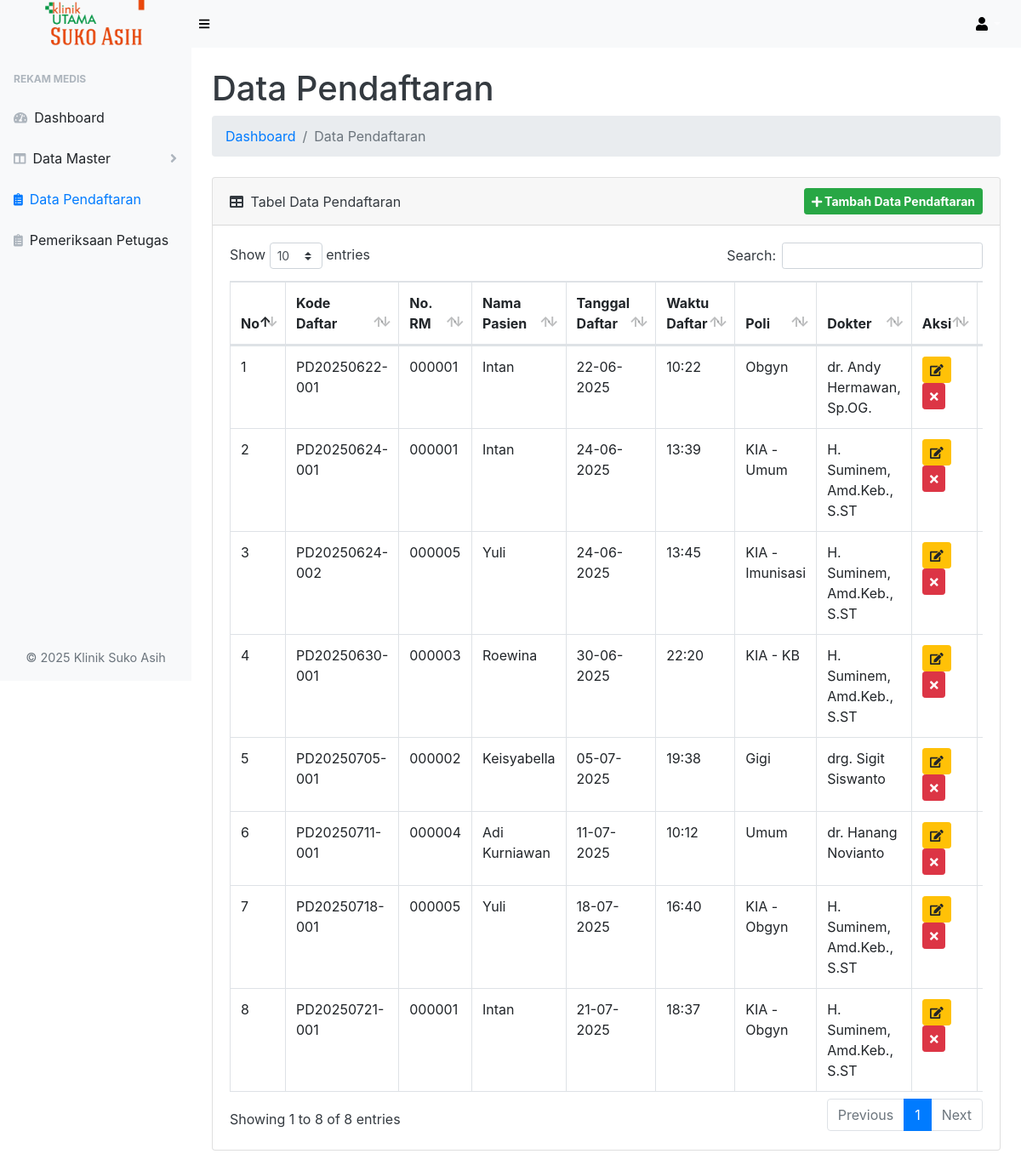
The app's page /data-pendaftaran/pendaftaran.php (signed in) with its own data.
### tables this page shows
CREATE TABLE `tb_pemeriksaan` (
  `id_pemeriksaan` varchar(15) NOT NULL,
  `id_pendaftaran` varchar(15) NOT NULL,
  `id_user` int(3) DEFAULT NULL,
  `no_rm` int(6) DEFAULT NULL,
  `id_poli` int(3) DEFAULT NULL,
  `id_dokter` int(3) DEFAULT NULL,
  `tgl_pemeriksaan` date NOT NULL,
  `status` enum('0','1','2','3') NOT NULL
);

CREATE TABLE `tb_pendaftaran` (
  `id_pendaftaran` varchar(15) NOT NULL,
  `no_rm` int(6) NOT NULL,
  `tgl_pendaftaran` datetime NOT NULL,
  `id_dokter` int(3) NOT NULL,
  `id_poli` int(3) NOT NULL,
  `status` enum('0','1') NOT NULL,
  `jenis_kia` enum('Umum','Obgyn','Imunisasi','KB') DEFAULT NULL
);

CREATE TABLE `tb_pasien` (
  `no_rm` int(6) NOT NULL,
  `nik` bigint(16) NOT NULL,
  `nm_pasien` varchar(60) NOT NULL,
  `jenis_kelamin` enum('Laki-Laki','Perempuan') NOT NULL,
  `tgl_lahir` date NOT NULL,
  `alamat` text NOT NULL,
  `telp_psn` varchar(15) NOT NULL,
  `alergi_obat` text NOT NULL,
  `riwayat_penyakit` text NOT NULL,
  `nm_pj` varchar(60) NOT NULL,
  `telp_pj` varchar(15) NOT NULL
);

CREATE TABLE `tb_dokter` (
  `id_dokter` int(3) NOT NULL,
  `nm_dokter` varchar(60) NOT NULL,
  `id_poli` int(3) NOT NULL,
  `telp_dokter` varchar(15) NOT NULL
);

### data-pendaftaran/pendaftaran.php (the view, shortened to what this page needs)
<?php
include '../koneksi.php';
?>
<!DOCTYPE html>
<html lang="en">
<head>
    <link href="../assets/css/styles.css" rel="stylesheet" />
    <link href="../assets/css/dataTables.bootstrap4.min.css" rel="stylesheet" />
</head>
<body class="sb-nav-fixed">
    <nav class="sb-topnav navbar navbar-expand navbar-dark bg-light">
        <a class="navbar-brand text-center" href="../index.php">
            <img src="../login/img/logodashboard.png" alt="Logo Klinik Suko Asih" style="height: 60px;">
        </a>
        <button class="btn btn-link btn-sm order-1 order-lg-0" id="sidebarToggle" href="#"><i class="fas fa-bars" style="color: black;"></i></button>
        <ul class="navbar-nav ml-auto ml-md-0">
            <li class="nav-item dropdown">
                <a class="nav-link dropdown-toggle" id="userDropdown" href="#" role="button" data-toggle="dropdown" aria-haspopup="true" aria-expanded="false"><i class="fas fa-user fa-fw" style="color: black;"></i></a>
            </li>
        </ul>
    </nav>
    <div id="layoutSidenav">
        <div id="layoutSidenav_nav">
            <nav class="sb-sidenav accordion sb-sidenav-light" id="sidenavAccordion">
                <div class="sb-sidenav-menu">
                    <div class="nav">
                        <div class="sb-sidenav-menu-heading">Rekam Medis</div>
                        <a class="nav-link" href="../index.php">
                            <div class="sb-nav-link-icon"><i class="fas fa-tachometer-alt"></i></div>
                            Dashboard
                        </a>
                        <?php if ($_SESSION["jabatan"] == 'pendaftaran') : ?>
                            <a class="nav-link collapsed" href="#" data-toggle="collapse" data-target="#data-master" aria-expanded="false" aria-controls="data-master">
                                <div class="sb-nav-link-icon"><i class="fas fa-columns"></i></div>
                                Data Master
                                <div class="sb-sidenav-collapse-arrow"><i class="fas fa-angle-down"></i></div>
                            </a>
                            <a class="nav-link active" href="../data-pendaftaran/pendaftaran.php">
                                <div class="sb-nav-link-icon"><i class="fas fa-clipboard-list"></i></div>
                                Data Pendaftaran
                            </a>
                            <a class="nav-link" href="../data-pemeriksaan/screening.php">
                                <div class="sb-nav-link-icon"><i class="fas fa-clipboard-list"></i></div>
                                Pemeriksaan Petugas
                            </a>
                        <?php endif; ?>
                    </div>
                </div>
                <p class="text-center mt-3 text-muted" style="font-size: 0.9rem;">&copy; 2025 Klinik Suko Asih</p>
            </nav>
        </div>
        <div id="layoutSidenav_content" class="bg-white text-dark">
            <main>
                <div class="container-fluid">
                    <h1 class="mt-4">Data Pendaftaran</h1>
                    <ol class="breadcrumb mb-4">
                        <li class="breadcrumb-item"><a href="../index.php" class="text-decoration-none">Dashboard</a></li>
                        <li class="breadcrumb-item active">Data Pendaftaran</li>
                    </ol>
                    <div class="card mb-4">
                        <div class="card-header d-flex justify-content-between align-items-center">
                            <div>
                            <i class="fas fa-table mr-1"></i> Tabel Data Pendaftaran
                            </div>
                        <?php if ($_SESSION["jabatan"] == 'pendaftaran') : ?>
                            <a href="pendaftaran_tambah.php" class="btn btn-success btn-sm font-weight-bold">
                                <i class="fas fa-plus"></i> Tambah Data Pendaftaran
                            </a>
                        <?php endif; ?>
                    </div>
                        <div class="card-body">
                            <div class="table-responsive">
                                <table class="table table-bordered" id="dataTable" width="100%" cellspacing="0">
                                    <thead>
                                        <tr>
                                            <th>No</th>
                                            <th>Kode Daftar</th>
                                            <th>No. RM</th>
                                            <th>Nama Pasien</th>
                                            <th>Tanggal Daftar</th>
                                            <th>Waktu Daftar</th>
                                            <th>Poli</th>
                                            <th>Dokter</th>
                                            <th>Aksi</th>
                                            <th>Status</th>
                                        </tr>
                                    </thead>
                                    <tbody>
                                        <?php $nomor = 1; ?>
                                        <?php
                                        $ambil = mysqli_query($koneksi, "
                                            SELECT
                                                p.id_pendaftaran,
                                                p.no_rm,
                                                p.id_dokter,
                                                p.id_poli,
                                                p.status AS status_kunjungan,
                                                pm.status AS status_pemeriksaan,
                                                ps.nm_pasien,
                                                ps.nm_pj,
                                                d.nm_dokter,
                                                l.nm_poli,
                                                p.tgl_pendaftaran,
                                                p.jenis_kia
                                            FROM tb_pendaftaran p
                                            JOIN tb_pasien ps ON p.no_rm = ps.no_rm
                                            JOIN tb_dokter d ON p.id_dokter = d.id_dokter
                                            JOIN tb_poli l ON p.id_poli = l.id_poli
                                            LEFT JOIN tb_pemeriksaan pm ON p.id_pendaftaran = pm.id_pendaftaran
                                            ORDER BY p.id_pendaftaran ASC
                                        ");
                                        ?>
                                        <?php while ($pecah = $ambil->fetch_assoc()) { ?>
                                            <tr>
                                                <td><?php echo $nomor++; ?></td>
                                                <td><?php echo $pecah['id_pendaftaran']; ?></td>
                                                <td><?php echo str_pad($pecah['no_rm'], 6, '0', STR_PAD_LEFT); ?></td>
                                                <td><?php echo $pecah['nm_pasien']; ?></td>
                                                <td><?php echo date('d-m-Y', strtotime($pecah['tgl_pendaftaran'])); ?></td>
                                                <td><?php echo date('H:i', strtotime($pecah['tgl_pendaftaran'])); ?></td>
                                                <td>
                                                <?php
                                                if ($pecah['id_poli'] == 2) {
                                                    echo 'Umum';
                                                } elseif ($pecah['id_poli'] == 1) {
                                                    echo 'Obgyn';
                                                } elseif ($pecah['id_poli'] == 3) {
                                                    echo 'Gigi';
                                                } elseif ($pecah['id_poli'] == 4) {
                                                    echo 'KIA - ' . ucfirst($pecah['jenis_kia']);
                                                } else {
                                                    echo 'Tidak diketahui';
                                                }
                                                ?>
                                            </td>
                                                <td><?php echo $pecah['nm_dokter']; ?></td>
                                                <td>
                                                <?php if ($_SESSION["jabatan"] == 'pendaftaran') : ?>
                                                    <a href="pendaftaran_ubah.php?id_pendaftaran=<?= $pecah['id_pendaftaran']; ?>" class="btn-warning btn-sm btn">
                                                        <i class="fas fa-edit"></i>
                                                    </a>
                                                    <?php if ($pecah['status_pemeriksaan'] != 3) { ?>
                                                        <a href="pendaftaran_batal.php?id_pendaftaran=<?= $pecah['id_pendaftaran']; ?>" class="btn btn-danger btn-sm">
                                                            <i class="fas fa-times"></i>
                                                        </a>
                                                    <?php } ?>
                                                <?php endif; ?>
                                                </td>
                                                <td>
                                                </td>
                                            </tr>
                                        <?php } ?>
                                    </tbody>
                                </table>
                            </div>
                        </div>
                    </div>
                </div>
            </main>
        </div>
    </div>
</body>
</html>

### records on screen
tb_pemeriksaan: id_pendaftaran.id_pendaftaran "PD20250622-001", id_pendaftaran.no_rm "000001", no_rm.nm_pasien "Intan", id_pendaftaran.tgl_pendaftaran "22-06-2025", id_pendaftaran.tgl_pendaftaran "10:22", shows "Obgyn", id_dokter.nm_dokter "dr. Andy Hermawan, Sp.OG."
tb_pendaftaran: id_pendaftaran "PD20250624-001", no_rm "000001", tb_pasien.nm_pasien "Intan", tgl_pendaftaran "24-06-2025", tgl_pendaftaran "13:39", jenis_kia "Umum", id_dokter.nm_dokter "H. Suminem, Amd.Keb., S.ST"
tb_pemeriksaan: id_pendaftaran.id_pendaftaran "PD20250624-002", id_pendaftaran.no_rm "000005", no_rm.nm_pasien "Yuli", id_pendaftaran.tgl_pendaftaran "24-06-2025", id_pendaftaran.tgl_pendaftaran "13:45", id_pendaftaran.jenis_kia "Imunisasi", id_dokter.nm_dokter "H. Suminem, Amd.Keb., S.ST"
tb_pemeriksaan: id_pendaftaran.id_pendaftaran "PD20250630-001", id_pendaftaran.no_rm "000003", no_rm.nm_pasien "Roewina", id_pendaftaran.tgl_pendaftaran "30-06-2025", id_pendaftaran.tgl_pendaftaran "22:20", id_pendaftaran.jenis_kia "KB", id_dokter.nm_dokter "H. Suminem, Amd.Keb., S.ST"
tb_pemeriksaan: id_pendaftaran.id_pendaftaran "PD20250705-001", id_pendaftaran.no_rm "000002", no_rm.nm_pasien "Keisyabella", id_pendaftaran.tgl_pendaftaran "05-07-2025", id_pendaftaran.tgl_pendaftaran "19:38", shows "Gigi", id_dokter.nm_dokter "drg. Sigit Siswanto"
tb_pemeriksaan: id_pendaftaran.id_pendaftaran "PD20250711-001", id_pendaftaran.no_rm "000004", no_rm.nm_pasien "Adi Kurniawan", id_pendaftaran.tgl_pendaftaran "11-07-2025", id_pendaftaran.tgl_pendaftaran "10:12", shows "Umum", id_dokter.nm_dokter "dr. Hanang Novianto"
tb_pendaftaran: id_pendaftaran "PD20250718-001", no_rm "000005", tb_pasien.nm_pasien "Yuli", tgl_pendaftaran "18-07-2025", tgl_pendaftaran "16:40", jenis_kia "Obgyn", id_dokter.nm_dokter "H. Suminem, Amd.Keb., S.ST"
tb_pendaftaran: id_pendaftaran "PD20250721-001", no_rm "000001", tb_pasien.nm_pasien "Intan", tgl_pendaftaran "21-07-2025", tgl_pendaftaran "18:37", jenis_kia "Obgyn", id_dokter.nm_dokter "H. Suminem, Amd.Keb., S.ST"
